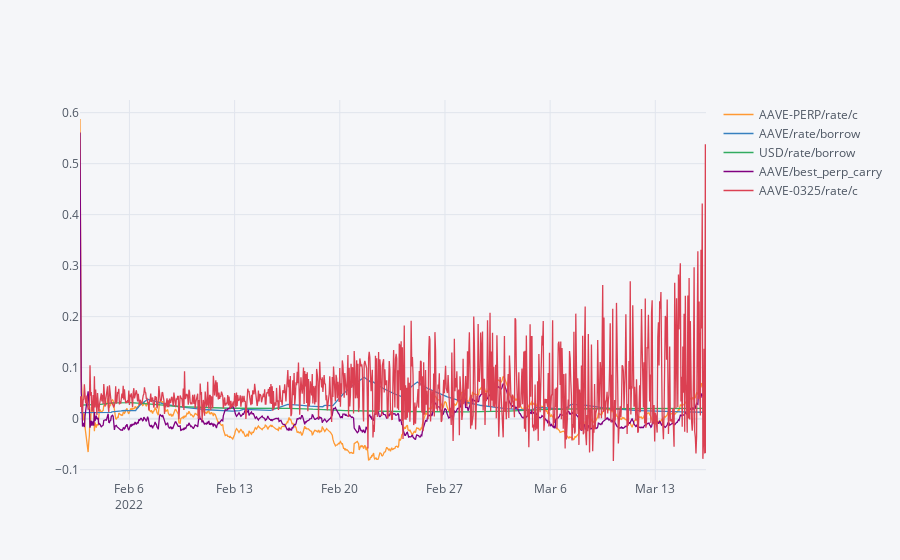

The notebook cell this image was saved under:
### Markdown cell above
### rates markets

### Code cell
coins=['AAVE']
selected = [df for df in futures_df.columns if any(df.split('-')[0].split('/')[0]==coin for coin in (coins+['USD']))]
prices=futures_df[[c for c in selected if any(string in c for string in ['price/c'])]]

short_rates=futures_df[[c for c in selected if any(string in c for string in ['PERP/rate/c','rate/borrow'])]]
short_rates=short_rates.ewm(halflife=halflife,times=short_rates.index).mean()

long_rates=futures_df[[c for c in selected if all(['/rate/c' in c,not ('PERP' in c)])]]
long_rates=long_rates

for c in coins:
    long_perp_carry=short_rates[c+'-PERP/rate/c']-short_rates['USD/rate/borrow']
    short_perp_carry=-short_rates[c+'-PERP/rate/c']-short_rates[c+'/rate/borrow']
    short_rates[c+'/best_perp_carry']= pd.concat([long_perp_carry, short_perp_carry]).max(level=0)
   # long_rates[c+'/long_future_carry']=long_rates[c+'-1231/rate/c']-short_rates['USD/rate/borrow']
   # long_rates[c+'/short_future_carry']=-long_rates[c+'-1231/rate/c']-short_rates[c+'/rate/borrow']

pd.concat([short_rates,long_rates],axis=0).iplot()#)secondary_y=list(short_rates.columns)+list(long_rates.columns))

### Figure 1 — Plotly figure (JSON) as saved in the notebook; plotly's stock layout.template omitted (floating-point values rounded to 4 significant figures; data arrays with more than 128 entries replaced by an {"elided": "..."} marker saying what was removed)
{"data": [{"line": {"color": "rgba(255, 153, 51, 1.0)", "dash": "solid", "shape": "linear", "width": 1.3}, "mode": "lines", "name": "AAVE-PERP/rate/c", "text": "", "type": "scatter", "x": {"elided": "2002 str values"}, "y": {"elided": "2002 mixed values"}}, {"line": {"color": "rgba(55, 128, 191, 1.0)", "dash": "solid", "shape": "linear", "width": 1.3}, "mode": "lines", "name": "AAVE/rate/borrow", "text": "", "type": "scatter", "x": {"elided": "2002 str values"}, "y": {"elided": "2002 mixed values"}}, {"line": {"color": "rgba(50, 171, 96, 1.0)", "dash": "solid", "shape": "linear", "width": 1.3}, "mode": "lines", "name": "USD/rate/borrow", "text": "", "type": "scatter", "x": {"elided": "2002 str values"}, "y": {"elided": "2002 mixed values"}}, {"line": {"color": "rgba(128, 0, 128, 1.0)", "dash": "solid", "shape": "linear", "width": 1.3}, "mode": "lines", "name": "AAVE/best_perp_carry", "text": "", "type": "scatter", "x": {"elided": "2002 str values"}, "y": {"elided": "2002 mixed values"}}, {"line": {"color": "rgba(219, 64, 82, 1.0)", "dash": "solid", "shape": "linear", "width": 1.3}, "mode": "lines", "name": "AAVE-0325/rate/c", "text": "", "type": "scatter", "x": {"elided": "2002 str values"}, "y": {"elided": "2002 mixed values"}}], "layout": {"legend": {"bgcolor": "#F5F6F9", "font": {"color": "#4D5663"}}, "paper_bgcolor": "#F5F6F9", "plot_bgcolor": "#F5F6F9", "title": {"font": {"color": "#4D5663"}}, "xaxis": {"gridcolor": "#E1E5ED", "showgrid": true, "tickfont": {"color": "#4D5663"}, "title": {"font": {"color": "#4D5663"}, "text": ""}, "zerolinecolor": "#E1E5ED"}, "yaxis": {"gridcolor": "#E1E5ED", "showgrid": true, "tickfont": {"color": "#4D5663"}, "title": {"font": {"color": "#4D5663"}, "text": ""}, "zerolinecolor": "#E1E5ED"}}}
